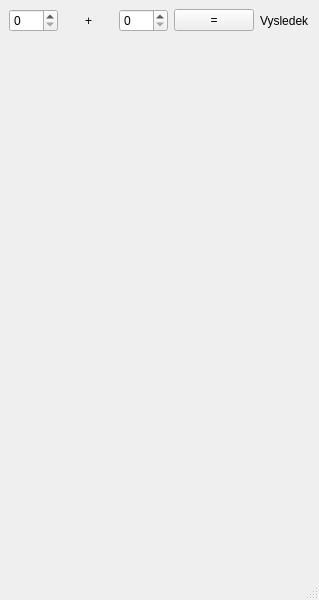
<?xml version="1.0" encoding="UTF-8"?>
<ui version="4.0">
 <class>MainWindow</class>
 <widget class="QMainWindow" name="MainWindow">
  <property name="geometry">
   <rect>
    <x>0</x>
    <y>0</y>
    <width>319</width>
    <height>600</height>
   </rect>
  </property>
  <property name="windowTitle">
   <string>MainWindow</string>
  </property>
  <widget class="QWidget" name="centralwidget">
   <layout class="QGridLayout" name="gridLayout">
    <item row="0" column="0">
     <widget class="QSpinBox" name="spinBoxFirstInput"/>
    </item>
    <item row="1" column="4">
     <spacer name="verticalSpacer">
      <property name="orientation">
       <enum>Qt::Orientation::Vertical</enum>
      </property>
      <property name="sizeHint" stdset="0">
       <size>
        <width>20</width>
        <height>40</height>
       </size>
      </property>
     </spacer>
    </item>
    <item row="0" column="1">
     <widget class="QLabel" name="label">
      <property name="text">
       <string>+</string>
      </property>
      <property name="alignment">
       <set>Qt::AlignmentFlag::AlignCenter</set>
      </property>
     </widget>
    </item>
    <item row="0" column="2">
     <widget class="QSpinBox" name="spinBoxSecondInput"/>
    </item>
    <item row="0" column="3">
     <widget class="QPushButton" name="pushButtonCalc">
      <property name="text">
       <string>=</string>
      </property>
     </widget>
    </item>
    <item row="0" column="4">
     <widget class="QLabel" name="labelResult">
      <property name="text">
       <string>Vysledek</string>
      </property>
     </widget>
    </item>
   </layout>
  </widget>
  <widget class="QMenuBar" name="menubar">
   <property name="geometry">
    <rect>
     <x>0</x>
     <y>0</y>
     <width>319</width>
     <height>24</height>
    </rect>
   </property>
  </widget>
  <widget class="QStatusBar" name="statusbar"/>
 </widget>
 <resources/>
 <connections/>
</ui>
